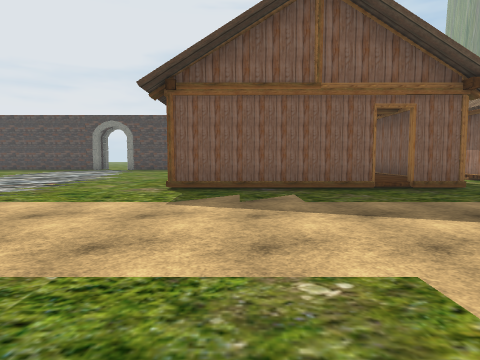
view 1 (above)

24 first-person views from a walk through a Unity game level. The camera is 1.3 m above the floor, tilts 4° down and sees 75° across. Doors are open. The floor is counted in squares, 2 m on a side. Each view is taken from the middle of a square. On the plan, view 1 faces up. The plan holds only what a view shows up to about 10 squares ahead; the rest is blank. The place goes on beyond the plan. Some trees and plants on the terrain are drawn as simple stand-ins. The player character is not drawn. Some surface patterns are stand-ins.

view 2
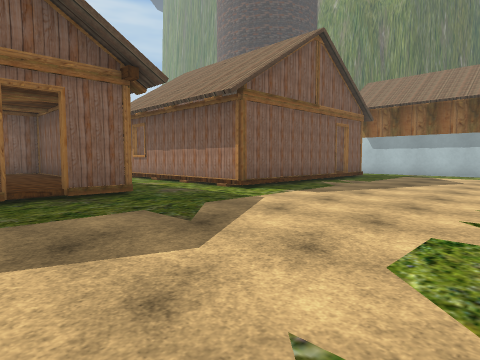

view 3
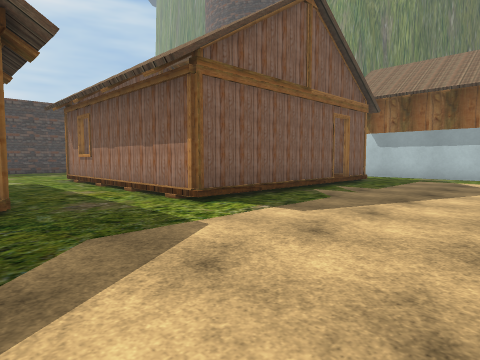

view 4
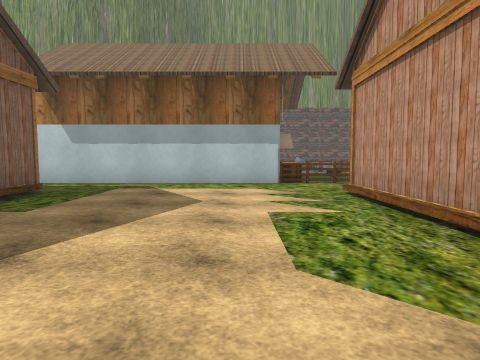

view 5
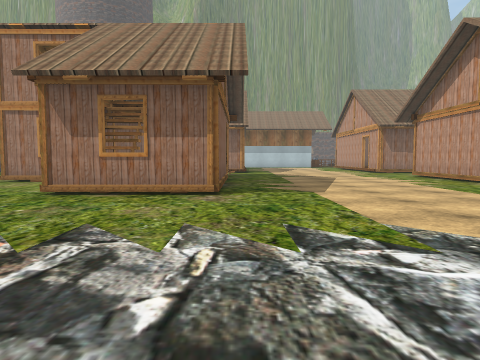

view 6
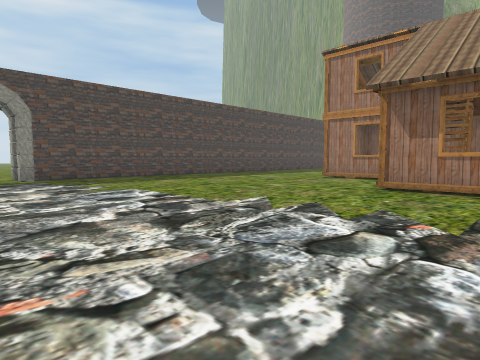

view 7
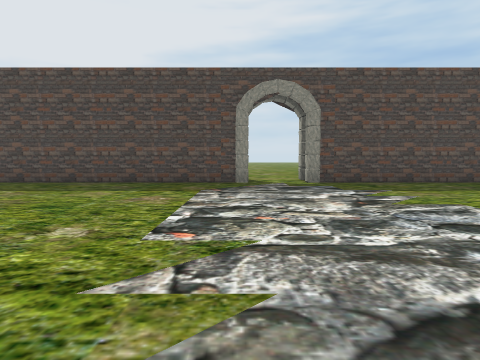

view 8
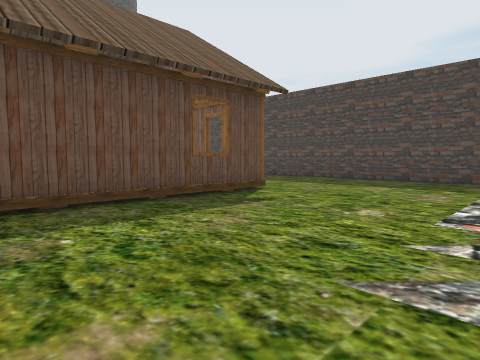

view 9
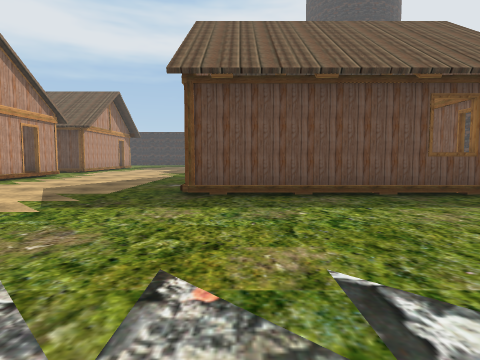

view 10
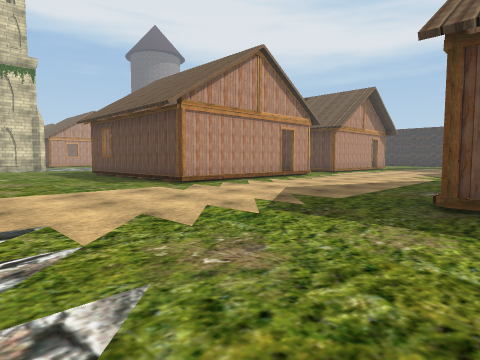

view 11
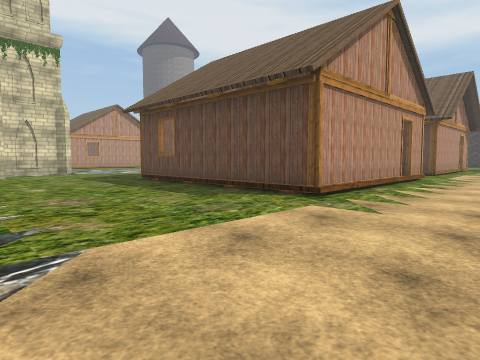

view 12
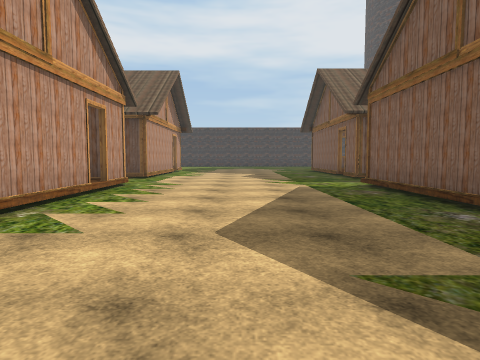

view 13
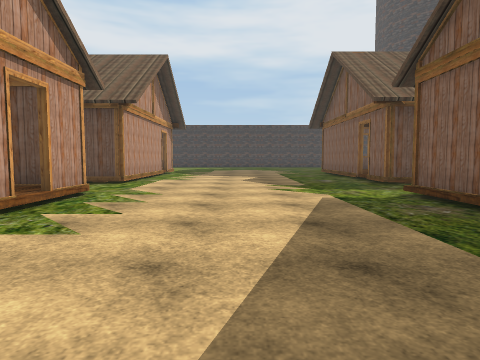

view 14
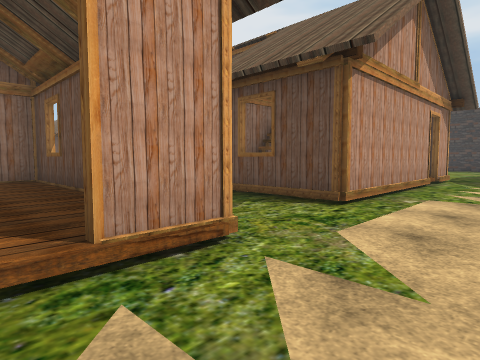

view 15
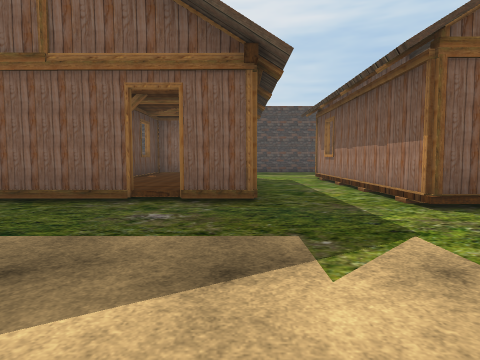

view 16
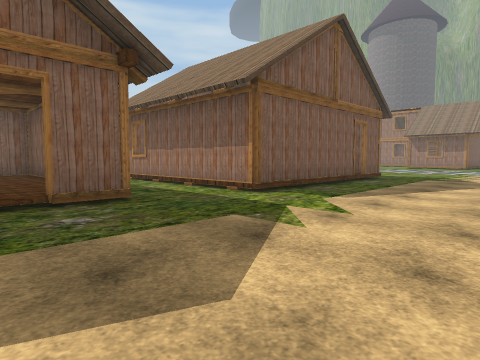

view 17
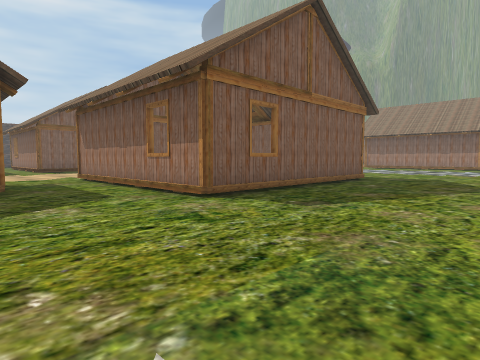

view 18
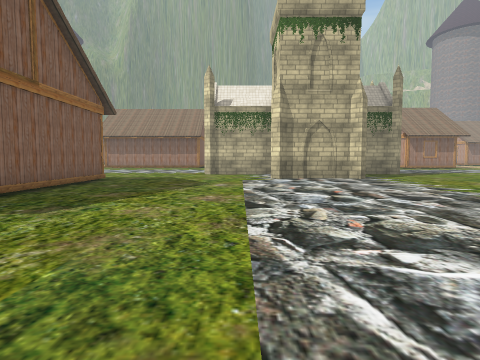

view 19
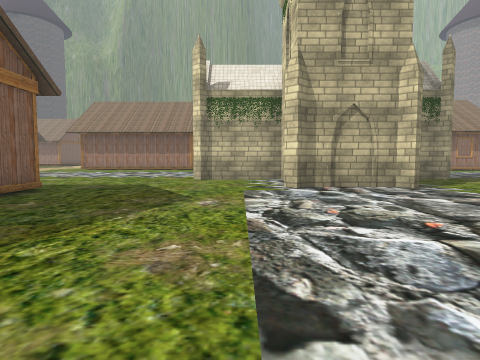

view 20
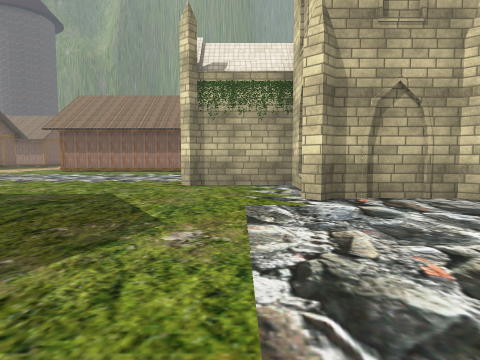

view 21
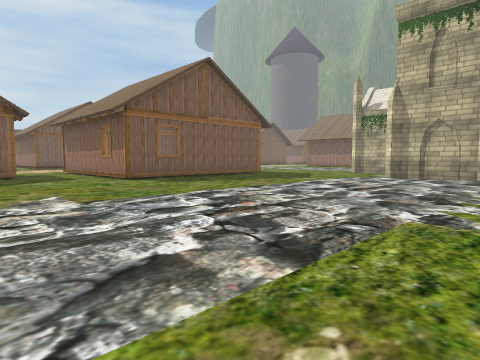

view 22
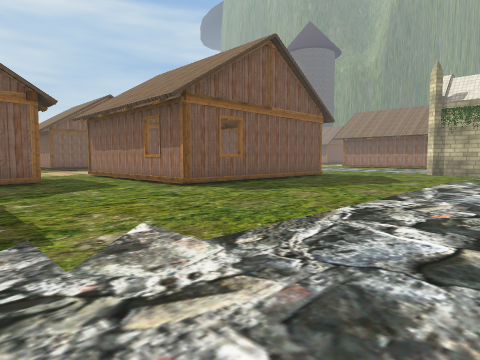

view 23
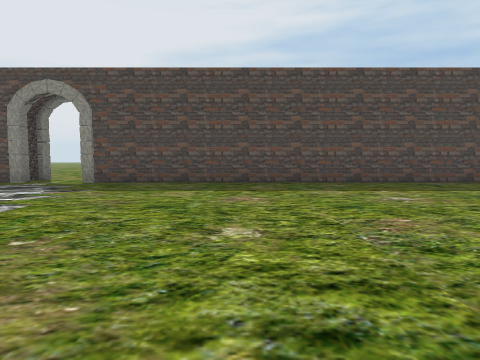

view 24
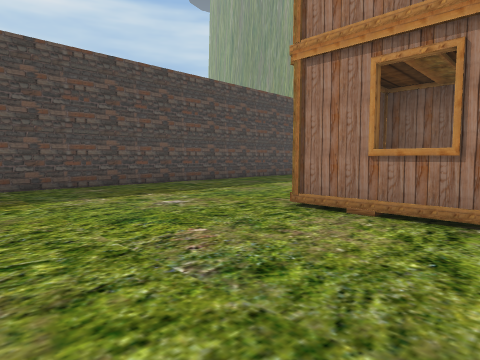

### Floor plan
Key: @ floor where view 1 was taken; # wall or solid block; . main floor; : floor 0.25 m higher than the main floor; / step, stairs or slope; D open door; = window, fence, low wall or low ledge; H house; F fence; O other object.
Columns run from 23 left of view 1 to 17 right of it. Each row starts with its distance up from view 1.
 18          #######.############
 17          ....................
 16          ....................
 15          ....................
 14  HH       ..................
 13   H..HHHHHH................  ..
 12   H..H    HH.............HHHH.HHH
 11   H..H    :H.............H  H.H
 10   H..H    :H.............H  H.H
  9   H..H    :H..........HHHH  H.H
  8 HHH..H    :H..........HH    H.H
  7 .....HHHH/HH..........HHHH:HH.H     H #
  6 ......................HHHH.H..HHHHHHH.#
  5 ................ .....................#
  4 ................  ....................#
  3 ................   ...................
  2 ................     .................
  1 HHH.HHHHHHH.....      ........ .......#O
  0   H.H     H.....       @HHH     HHHHH.FOD
 -1 H H.H     H....                       O=
 -2 HHH.H     H......
 -3  ...H     H......
 -4  ...H:    H......
 -5  ...HHHHHHH......
 -6  ................
 -7 .................
 -8 ..............#
 -9 ..............#
-10 ...........####
-11 ...........#
-12 ...........#
-13 ...........#
-14 .....  .......#

Positions as (right, up) in squares from view 1, and headings:
1: (0, 0), facing up
2: (2, 1), facing up-right
3: (4, 2), facing up-right
4: (7, 2), facing right
5: (-7, 6), facing right
6: (-8, 7), facing up-right
7: (-8, 9), facing up
8: (-8, 8), facing up-left
9: (-7, 8), facing left
10: (-8, 8), facing down-left
11: (-8, 4), facing down-left
12: (-11, 4), facing left
13: (-13, 4), facing left
14: (-17, 3), facing down-left
15: (-21, 3), facing up
16: (-23, 3), facing up-right
17: (-22, -9), facing up-right
18: (-22, -9), facing right
19: (-19, -9), facing right
20: (-17, -9), facing right
21: (-23, -14), facing up-right
22: (-23, -11), facing up-right
23: (-2, 9), facing up
24: (-2, 10), facing up-right
